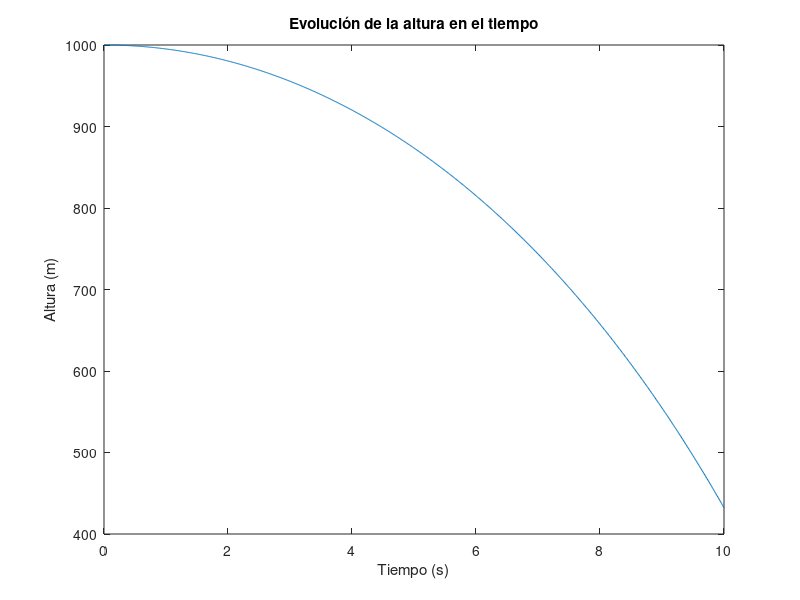

Recreate this plot in MATLAB.
% Limpiar entorno
clear; close all; clc;

% Parámetros físicos y temporales
m = 70;           % Masa en kg (ajustar según el contexto)
g = 9.81;         % Gravedad en m/s^2
Cd = 0.5;         % Coeficiente de arrastre (ajustar según el contexto)
rho = 1.2;        % Densidad del aire en kg/m^3
A = 0.18;         % Área frontal en m^2 (ajustar según el contexto)
dt = 0.01;        % Paso de tiempo en segundos
t_final = 10;     % Tiempo total en segundos

% Condiciones iniciales
v = 0;            % Velocidad inicial en m/s
x = 1000;         % Altura inicial en m

% Inicializar vectores
t = 0:dt:t_final;
n_steps = length(t);
altura = zeros(1, n_steps);
velocidad = zeros(1, n_steps);

altura(1) = x;
velocidad(1) = v;

% Bucle de integración
for n = 1:n_steps-1
    % Calculo de fuerzas
    F_drag = 0.5 * Cd * rho * A * velocidad(n)^2;
    F_net = -F_drag - m * g;
    
    % Ecuaciones de movimiento
    dv = F_net / m * dt;
    velocidad(n+1) = velocidad(n) + dv;
    
    dx = velocidad(n) * dt;
    altura(n+1) = altura(n) + dx;
end

% Gráfica de la altura
plot(t, altura);
xlabel('Tiempo (s)');
ylabel('Altura (m)');
title('Evolución de la altura en el tiempo');
